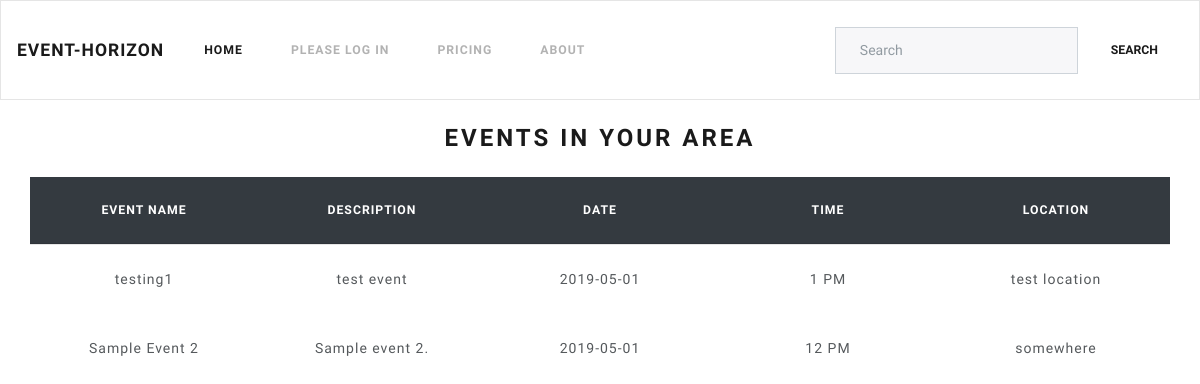
Before: /view with the older database file.
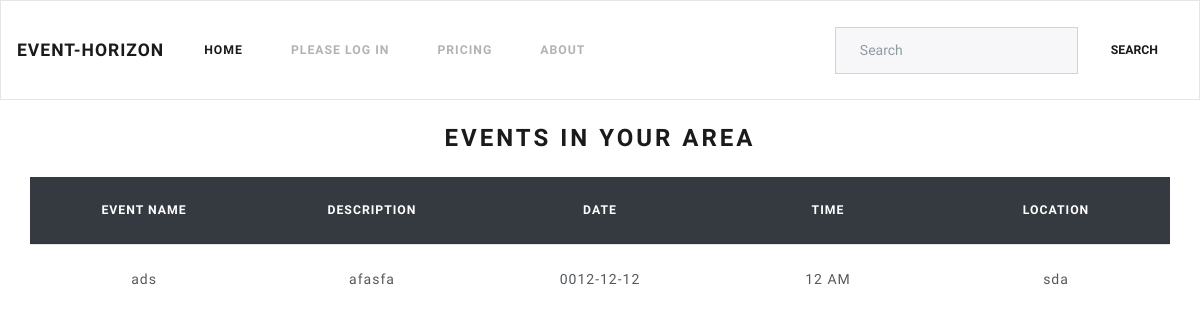
After: the same page with the newer database file.
### tables this page shows
CREATE TABLE 'events' ('id' INTEGER PRIMARY KEY AUTOINCREMENT NOT NULL, 'name' TEXT, 'description' TEXT, 'date' TEXT, 'time' TEXT, 'hour', TEXT, 'location' TEXT, 'userid' INTEGER, FOREIGN KEY ('userid') REFERENCES 'users' ('id'));

### application.py (the view)
@app.route('/view', methods=["GET", "POST"])
def view():
    events_list = db.execute("SELECT * FROM events").fetchall()
    event_info = db.execute("SELECT users.name as username, events.* FROM users JOIN attendees on users.id = attendees.user_id join events on attendees.event_id = events.id").fetchall();
    attendees = {}
    if event_info:
        for events in event_info:
            if events.id not in attendees:
                attendees[events.id] = []
            attendees[events.id].append(events.username)
    else:
        for events in events_list:
            if events.id not in attendees:
                attendees[events.id] = []
    session["events"] = events_list
    session["attendees"] = attendees
    db.commit()
    return render_template("events.html", events=events_list, attend=attendees, success="")

### application.py (called while the page is built)
@app.after_request
def after_request(response):
    response.headers["Cache-Control"] = "no-cache, no-store, must-revalidate"
    response.headers["Expires"] = 0
    response.headers["Pragma"] = "no-cache"
    return response

### templates/events.html (shortened to what this page needs)
{% extends "layout.html" %}
{% block main %}
<div class="container">
    <h3 class="text-center mt-4 mb-4">Events in Your Area</h3>
    <div class="row">
        <table class="table">
            <thead>
                <tr class=" text-center bg-dark text-white">
                    <th>Event Name</th>
                    <th>Description</th>
                    <th>Date</th>
                    <th>Time</th>
                    <th>Location</th>
                </tr>
            </thead>
            <tbody>
            {% for event in events %}
                <tr class="event text-center">
                    <td scope="col">{{ event.name }}</td>
                    <td scope="col">{{ event.description }}</td>
                    <td scope="col">{{ event.date }}</td>
                    <td scope="col">{{ event.time }} {{ event.hour }}</td>
                    <td scope="col">{{ event.location }}</td>
                </tr>
            {% endfor %}
            </tbody>
        </table>
    </div>
</div>
{% endblock %}

### templates/layout.html (shortened to what this page needs)
<!DOCTYPE html>
<html lang="en">
<head>
<link href="https://stackpath.bootstrapcdn.com/bootswatch/4.3.1/lux/bootstrap.min.css" rel="stylesheet"/>
<link href="{{ url_for('static', filename='styles.css') }}" rel="stylesheet" />
</head>
<body>
<nav class="navbar navbar-expand-lg navbar-light bg-light">
    <a class="navbar-brand" href="#">Event-Horizon</a>
    <div class="collapse navbar-collapse" id="navbarColor03">
        <ul class="navbar-nav mr-auto">
        <li class="nav-item active">
            <a class="nav-link" href="#">Home <span class="sr-only">(current)</span></a>
        </li>
        <li class="nav-item">
            {% if session.user_id %}
            <a class="nav-link" href="{{ url_for('logout') }}">Logout</a>
            {% else %}
            <a class="nav-link" href="#">Please Log In</a>
            {% endif %}
        </li>
        <li class="nav-item">
            <a class="nav-link" href="#">Pricing</a>
        </li>
        <li class="nav-item">
            <a class="nav-link" href="{{ url_for('about') }}">About</a>
        </li>
        </ul>
        <form class="form-inline my-2 my-lg-0">
        <input class="form-control mr-sm-2" type="text" placeholder="Search">
        <button class="btn btn-secondary my-2 my-sm-0" type="submit">Search</button>
        </form>
    </div>
    </nav>
    {% block main %}{% endblock %}
</body>
</html>

### static/styles.css (style rules this page uses)
table { table-layout:fixed; }
td { overflow: hidden; height: auto; }
.table th, .table td { border-top:none; }
.event { cursor: pointer; }

Changed rows visible on the page:
removed events: name "testing1", description "test event", date "2019-05-01", time "1", hour "PM", location "test location"
removed events: name "Sample Event 2", description "Sample event 2.", date "2019-05-01", time "12", hour "PM", location "somewhere"
added events: name "ads", description "afasfa", date "0012-12-12", time "12", hour "AM", location "sda"
